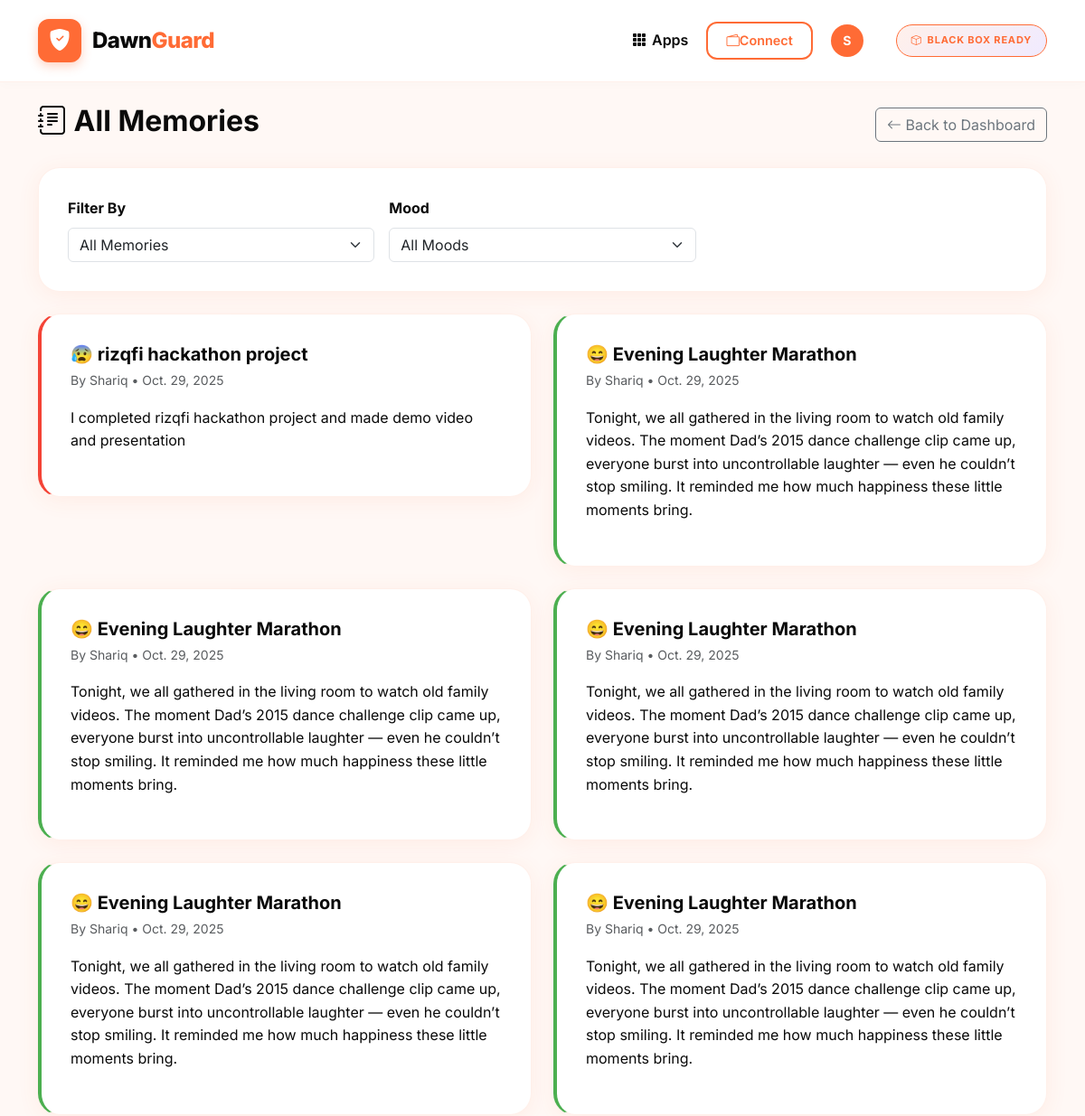
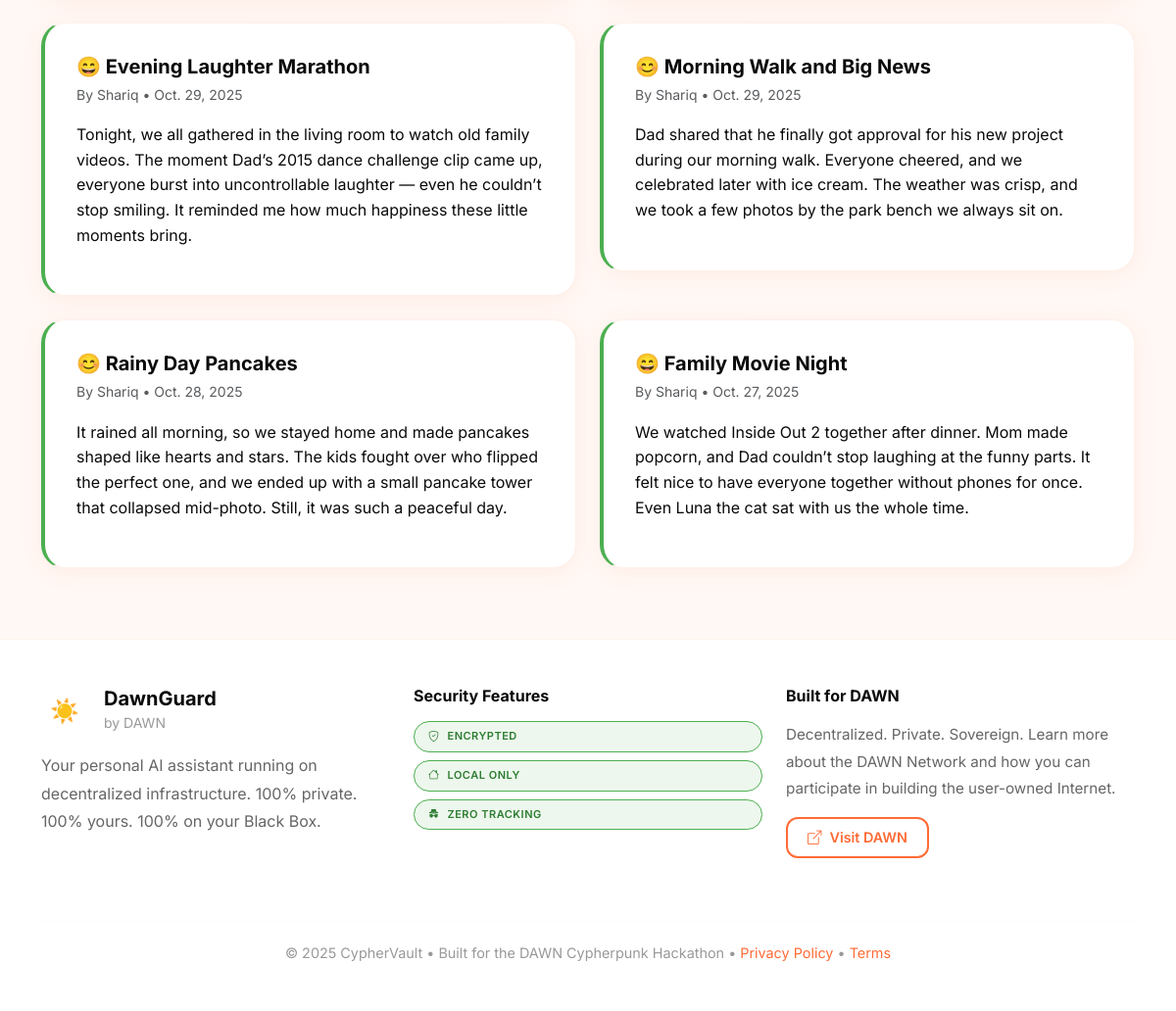
The app's page /memory/entries/ (signed in) with its own data (2 pictures, top to bottom).
### core/models.py (models this page shows, shortened)
class FamilyJournalEntry(models.Model):
    MOOD_CHOICES = [
        ('amazing', '😄 Amazing'),
        ('happy', '😊 Happy'),
        ('okay', '😐 Okay'),
        ('sad', '😢 Sad'),
        ('stressed', '😰 Stressed'),
    ]
    author = models.ForeignKey(FamilyMember, on_delete=models.CASCADE, related_name='journal_entries')
    title = models.CharField(max_length=200)
    content = models.TextField()  # Will be encrypted
    encrypted_content = models.TextField(blank=True)
    mood = models.CharField(max_length=20, choices=MOOD_CHOICES, default='okay')
    tags = models.JSONField(default=list, blank=True)  # ["school", "sports", "family"]
    is_private = models.BooleanField(default=False)  # Only author can see
    shared_with = models.ManyToManyField(FamilyMember, blank=True, related_name='shared_journal_entries')
    entry_date = models.DateField()  # Date this entry is about
    created_at = models.DateTimeField(auto_now_add=True)
    updated_at = models.DateTimeField(auto_now=True)
    ai_processed = models.BooleanField(default=False)
    sentiment_score = models.FloatField(null=True, blank=True)  # -1.0 to 1.0
    class Meta:
        ordering = ['-entry_date', '-created_at']
        verbose_name_plural = 'Family journal entries'
        indexes = [
            models.Index(fields=['author', 'entry_date']),
        ]
    def get_mood_emoji(self):
        mood_map = {
            'amazing': '😄',
            'happy': '😊',
            'okay': '😐',
            'sad': '😢',
            'stressed': '😰',
        }
        return mood_map.get(self.mood, '😐')

class FamilyMember(models.Model):
    ROLE_CHOICES = [
        ('admin', 'Parent/Admin'),
        ('member', 'Family Member'),
        ('child', 'Child (Restricted)'),
    ]
    user = models.OneToOneField(User, on_delete=models.CASCADE, related_name='family_member')
    role = models.CharField(max_length=20, choices=ROLE_CHOICES, default='member')
    display_name = models.CharField(max_length=100)  # "Mom", "Dad", "Sarah"
    avatar_color = models.CharField(max_length=7, default='#FF6B35')  # Hex color
    storage_quota_gb = models.IntegerField(default=50)  # GB per member
    ai_chat_enabled = models.BooleanField(default=True)
    file_upload_enabled = models.BooleanField(default=True)
    can_share_files = models.BooleanField(default=True)
    created_at = models.DateTimeField(auto_now_add=True)

### core/memory_views.py (the view)
# urls.py: path('memory/entries/', memory_views.view_journal_entries, name='memory_entries'),
@login_required
def view_journal_entries(request):
    try:
        family_member = FamilyMember.objects.get(user=request.user)
        filter_by = request.GET.get('filter', 'all')  # all, mine, shared
        mood_filter = request.GET.get('mood')
        date_from = request.GET.get('date_from')
        date_to = request.GET.get('date_to')
        if filter_by == 'mine':
            entries = FamilyJournalEntry.objects.filter(author=family_member)
        elif filter_by == 'shared':
            entries = FamilyJournalEntry.objects.filter(
                Q(is_private=False) | Q(shared_with=family_member)
            ).exclude(author=family_member)
        else:  # all
            entries = FamilyJournalEntry.objects.filter(
                Q(author=family_member) |
                Q(is_private=False) |
                Q(shared_with=family_member)
            )
        if mood_filter:
            entries = entries.filter(mood=mood_filter)
        if date_from:
            entries = entries.filter(entry_date__gte=date_from)
        if date_to:
            entries = entries.filter(entry_date__lte=date_to)
        entries = entries.distinct()[:50]
        context = {
            'family_member': family_member,
            'entries': entries,
            'filter_by': filter_by,
            'mood_filter': mood_filter,
        }
        return render(request, 'memory/journal_entries.html', context)
    except FamilyMember.DoesNotExist:
        return redirect('memory_home')

### templates/memory/journal_entries.html (shortened to what this page needs)
{% extends 'base.html' %}
{% load static %}
{% block content %}
<div class="container py-4">
    <div class="row mb-4">
        <div class="col-12">
            <div class="d-flex justify-content-between align-items-center">
                <h2 class="fw-bold" style="color: var(--dawn-dark);">
                    <i class="bi bi-journal-text"></i> All Memories
                </h2>
                <a href="{% url 'memory_home' %}" class="btn btn-outline-secondary">
                    <i class="bi bi-arrow-left"></i> Back to Dashboard
                </a>
            </div>
        </div>
    </div>
    <div class="row mb-4">
        <div class="col-12">
            <div class="dawn-card">
                <div class="row g-3">
                    <div class="col-md-4">
                        <label class="form-label fw-bold">Filter By</label>
                        <select class="form-select" id="filterBy" onchange="applyFilters()">
                            <option value="all" {% if filter_by == 'all' %}selected{% endif %}>All Memories</option>
                        </select>
                    </div>
                    <div class="col-md-4">
                        <label class="form-label fw-bold">Mood</label>
                        <select class="form-select" id="moodFilter" onchange="applyFilters()">
                            <option value="">All Moods</option>
                        </select>
                    </div>
                </div>
            </div>
        </div>
    </div>
    <div class="row g-4" id="entriesGrid">
        {% if entries %}
            {% for entry in entries %}
            <div class="col-md-6">
                <div class="dawn-card" style="border-left: 4px solid {% if entry.mood == 'amazing' or entry.mood == 'happy' %}#4CAF50{% elif entry.mood == 'okay' %}#FF9800{% else %}#f44336{% endif %};">
                    <div class="d-flex justify-content-between align-items-start mb-3">
                        <div>
                            <h5 class="fw-bold mb-1">{{ entry.get_mood_emoji }} {{ entry.title }}</h5>
                            <small class="text-muted">
                                By {{ entry.author.display_name }} • {{ entry.entry_date }}
                            </small>
                        </div>
                    </div>
                    <p style="white-space: pre-wrap;">{{ entry.content }}</p>
                </div>
            </div>
            {% endfor %}
        {% endif %}
    </div>
</div>
{% endblock %}

### templates/base.html (shortened to what this page needs)
{% load static %}
<!DOCTYPE html>
<html lang="en">
<head>
    <link href="https://cdn.jsdelivr.net/npm/bootstrap@5.3.0/dist/css/bootstrap.min.css" rel="stylesheet">
    <link rel="stylesheet" href="https://cdn.jsdelivr.net/npm/bootstrap-icons@1.10.0/font/bootstrap-icons.css">
</head>
<body>
    <nav class="navbar navbar-expand-lg navbar-light py-3">
    <div class="container">
        <a class="navbar-brand" href="{% url 'home' %}" style="display: flex; align-items: center; gap: 12px;">
            <div style="display: flex; align-items: center; justify-content: center; width: 48px; height: 48px; background: var(--dawn-orange); border-radius: 12px; box-shadow: 0 4px 12px rgba(255, 107, 53, 0.3);">
                <i class="bi bi-shield-fill-check" style="font-size: 24px; color: white;"></i>
            </div>
            <span style="color: var(--dawn-dark); font-weight: 800; font-size: 1.5rem; letter-spacing: -0.5px;">
                Dawn<span style="color: var(--dawn-orange);">Guard</span>
            </span>
        </a>
        <div class="collapse navbar-collapse" id="navbarNav">
            <ul class="navbar-nav ms-auto align-items-lg-center gap-1">
                {% if user.is_authenticated %}
                <li class="nav-item dropdown">
                    <a class="nav-link dropdown-toggle fw-semibold" href="#" id="navbarDropdown" role="button" data-bs-toggle="dropdown" style="color: var(--dawn-dark);">
                        <i class="bi bi-grid-3x3-gap-fill"></i> Apps
                    </a>
                </li>
                <li class="nav-item">
                    {% with profile=user.userprofile %}
                        {% if profile.solana_wallet %}
                        <span class="badge" style="background: var(--dawn-orange); color: white; padding: 10px 16px; border-radius: 12px; font-family: monospace; font-size: 0.85rem;">
                            <i class="bi bi-wallet2 me-1"></i>{{ profile.solana_wallet|slice:":4" }}...{{ profile.solana_wallet|slice:"-4:" }}
                        </span>
                        {% else %}
                        <button id="connect-wallet" class="btn btn-outline-dawn btn-sm" onclick="connectWalletNav()" style="border-radius: 12px; font-weight: 600;">
                            <i class="bi bi-wallet2"></i> Connect
                        </button>
                        {% endif %}
                    {% endwith %}
                </li>
                <li class="nav-item dropdown">
                    <a class="nav-link dropdown-toggle" href="#" role="button" data-bs-toggle="dropdown" style="color: var(--dawn-dark);">
                        <div style="width: 36px; height: 36px; background: var(--dawn-orange); border-radius: 50%; display: flex; align-items: center; justify-content: center; color: white; font-weight: 700; font-size: 14px;">
                            {{ user.username|slice:":1"|upper }}
                        </div>
                    </a>
                </li>
                {% endif %}
                <li class="nav-item ms-3">
                    <span class="blackbox-badge">
                        <i class="bi bi-box"></i> Black Box Ready
                    </span>
                </li>
            </ul>
        </div>
    </div>
</nav>
    {% block content %}{% endblock %}
    <footer class="mt-5 py-5">
        <div class="container">
            <div class="row">
                <div class="col-lg-4 mb-4">
                    <div class="d-flex align-items-center gap-3 mb-3">
                        <div class="dawn-logo">☀️</div>
                        <div>
                            <h5 class="mb-0 fw-bold" style="color: var(--dawn-dark);">DawnGuard</h5>
                            <small style="color: #999;">by DAWN</small>
                        </div>
                    </div>
                    <p style="color: #666; line-height: 1.8;">
                        Your personal AI assistant running on decentralized infrastructure.
                        100% private. 100% yours. 100% on your Black Box.
                    </p>
                </div>
                <div class="col-lg-4 mb-4">
                    <h6 class="fw-bold mb-3" style="color: var(--dawn-dark);">Security Features</h6>
                    <div class="d-flex flex-column gap-2">
                        <span class="privacy-badge d-inline-flex align-items-center">
                            <i class="bi bi-shield-check me-2"></i> Encrypted
                        </span>
                        <span class="privacy-badge d-inline-flex align-items-center">
                            <i class="bi bi-house me-2"></i> Local Only
                        </span>
                        <span class="privacy-badge d-inline-flex align-items-center">
                            <i class="bi bi-incognito me-2"></i> Zero Tracking
                        </span>
                    </div>
                </div>
                <div class="col-lg-4 mb-4">
                    <h6 class="fw-bold mb-3" style="color: var(--dawn-dark);">Built for DAWN</h6>
                    <p style="color: #666; line-height: 1.8; font-size: 0.95rem;">
                        Decentralized. Private. Sovereign. Learn more about the DAWN Network and how you can participate
                        in building the user-owned Internet.
                    </p>
                    <a href="https://dawninternet.com" class="btn btn-outline-dawn btn-sm" target="_blank">
                        <i class="bi bi-box-arrow-up-right me-2"></i>Visit DAWN
                    </a>
                </div>
            </div>
            <hr style="border-color: rgba(0,0,0,0.05); margin: 40px 0 20px;">
            <div class="text-center">
                <p style="color: #999; font-size: 0.9rem; margin-bottom: 0;">
                    © 2025 CypherVault • Built for the DAWN Cypherpunk Hackathon •
                    <a href="#" style="color: var(--dawn-orange); text-decoration: none;">Privacy Policy</a> •
                    <a href="#" style="color: var(--dawn-orange); text-decoration: none;">Terms</a>
                </p>
            </div>
        </div>
    </footer>
</body>
</html>

### templates/base.html (style rules this page uses)
:root { --dawn-orange: #FF6B35; --dawn-purple: #6B35FF; --dawn-peach: #FFE5DC; --dawn-cream: #FFF8F5; --dawn-dark: #0a0a0a; --dawn-gray: #1a1a1a; --dawn-light: #ffffff; --dawn-blue-light: #E8F4FF; --dawn-blue: #4A90E2; }
* { margin: 0; padding: 0; box-sizing: border-box; }
body { background: var(--dawn-cream); color: var(--dawn-dark); min-height: 100vh; font-family: 'Inter', -apple-system, BlinkMacSystemFont, 'Segoe UI', sans-serif; font-weight: 400; line-height: 1.6; }
body::before { content: ''; position: fixed; bottom: 0; left: 0; width: 100%; height: 300px; background-size: cover; pointer-events: none; z-index: -1; }
.dawn-card { background: var(--dawn-light); border-radius: 24px; padding: 32px; box-shadow: 0 4px 24px rgba(255, 107, 53, 0.08); border: 1px solid rgba(255, 107, 53, 0.1); transition: all 0.3s ease; }
.btn-outline-dawn { border: 2px solid var(--dawn-orange); color: var(--dawn-orange); background: transparent; font-weight: 600; padding: 12px 28px; border-radius: 12px; transition: all 0.3s ease; display: inline-flex; align-items: center; justify-content: center; min-height: 44px; white-space: nowrap; }
.btn-outline-dawn.btn-sm { padding: 8px 20px; font-size: 0.9rem; min-height: 36px; }
.blackbox-badge { background: linear-gradient(135deg, rgba(255, 107, 53, 0.1), rgba(107, 53, 255, 0.1)); border: 1.5px solid var(--dawn-orange); color: var(--dawn-orange); padding: 8px 16px; border-radius: 24px; font-size: 11px; font-weight: 700; text-transform: uppercase; letter-spacing: 0.8px; display: inline-flex; align-items: center; gap: 6px; }
.privacy-badge { background: rgba(76, 175, 80, 0.1); border: 1.5px solid #4CAF50; color: #2E7D32; padding: 6px 14px; border-radius: 20px; font-size: 11px; font-weight: 600; text-transform: uppercase; letter-spacing: 0.5px; }
.navbar { background: rgba(255, 255, 255, 0.98) !important; backdrop-filter: blur(20px); border-bottom: 1px solid rgba(255, 107, 53, 0.1); padding: 12px 0; box-shadow: 0 2px 12px rgba(0, 0, 0, 0.02); position: relative; z-index: 1050; }
.navbar-brand { font-size: 1.3rem; font-weight: 800; display: flex; align-items: center; gap: 8px; color: var(--dawn-dark) !important; }
.nav-link { color: var(--dawn-dark) !important; font-weight: 500; padding: 10px 16px !important; transition: all 0.3s ease; border-radius: 8px; display: inline-flex; align-items: center; gap: 6px; }
.nav-link.dropdown-toggle::after { display: none; }
.dawn-logo { width: 48px; height: 48px; border-radius: 12px; display: flex; align-items: center; justify-content: center; font-size: 24px; }
footer { background: var(--dawn-light); border-top: 1px solid rgba(255, 107, 53, 0.1); margin-top: 80px; }
* { transition: background-color 0.3s ease, border-color 0.3s ease; }

### records on screen
FamilyJournalEntry: get_mood_emoji "😰", title "rizqfi hackathon project", author.display_name "Shariq", entry_date "Oct. 29, 2025", content "I completed rizqfi hackathon project and made demo video and presentation"
FamilyJournalEntry: get_mood_emoji "😄", title "Evening Laughter Marathon", author.display_name "Shariq", entry_date "Oct. 29, 2025", content "Tonight, we all gathered in the living room to watch old family videos. The moment Dad’s 2015 dance challenge clip came up, everyone burst into uncontrollable laughter — even he couldn’t stop smiling. It reminded me how much happiness these little moments bring."
FamilyJournalEntry: get_mood_emoji "😄", title "Evening Laughter Marathon", author.display_name "Shariq", entry_date "Oct. 29, 2025", content "Tonight, we all gathered in the living room to watch old family videos. The moment Dad’s 2015 dance challenge clip came up, everyone burst into uncontrollable laughter — even he couldn’t stop smiling. It reminded me how much happiness these little moments bring."
FamilyJournalEntry: get_mood_emoji "😄", title "Evening Laughter Marathon", author.display_name "Shariq", entry_date "Oct. 29, 2025", content "Tonight, we all gathered in the living room to watch old family videos. The moment Dad’s 2015 dance challenge clip came up, everyone burst into uncontrollable laughter — even he couldn’t stop smiling. It reminded me how much happiness these little moments bring."
FamilyJournalEntry: get_mood_emoji "😄", title "Evening Laughter Marathon", author.display_name "Shariq", entry_date "Oct. 29, 2025", content "Tonight, we all gathered in the living room to watch old family videos. The moment Dad’s 2015 dance challenge clip came up, everyone burst into uncontrollable laughter — even he couldn’t stop smiling. It reminded me how much happiness these little moments bring."
FamilyJournalEntry: get_mood_emoji "😄", title "Evening Laughter Marathon", author.display_name "Shariq", entry_date "Oct. 29, 2025", content "Tonight, we all gathered in the living room to watch old family videos. The moment Dad’s 2015 dance challenge clip came up, everyone burst into uncontrollable laughter — even he couldn’t stop smiling. It reminded me how much happiness these little moments bring."
FamilyJournalEntry: get_mood_emoji "😄", title "Evening Laughter Marathon", author.display_name "Shariq", entry_date "Oct. 29, 2025", content "Tonight, we all gathered in the living room to watch old family videos. The moment Dad’s 2015 dance challenge clip came up, everyone burst into uncontrollable laughter — even he couldn’t stop smiling. It reminded me how much happiness these little moments bring."
FamilyJournalEntry: get_mood_emoji "😊", title "Morning Walk and Big News", author.display_name "Shariq", entry_date "Oct. 29, 2025", content "Dad shared that he finally got approval for his new project during our morning walk. Everyone cheered, and we celebrated later with ice cream. The weather was crisp, and we took a few photos by the park bench we always sit on."
FamilyJournalEntry: get_mood_emoji "😊", title "Rainy Day Pancakes", author.display_name "Shariq", entry_date "Oct. 28, 2025", content "It rained all morning, so we stayed home and made pancakes shaped like hearts and stars. The kids fought over who flipped the perfect one, and we ended up with a small pancake tower that collapsed mid-photo. Still, it was such a peaceful day."
FamilyJournalEntry: get_mood_emoji "😄", title "Family Movie Night", author.display_name "Shariq", entry_date "Oct. 27, 2025", content "We watched Inside Out 2 together after dinner. Mom made popcorn, and Dad couldn’t stop laughing at the funny parts. It felt nice to have everyone together without phones for once. Even Luna the cat sat with us the whole time."

### other values on screen
{{ user.username|slice:":1"|upper }} "S"
